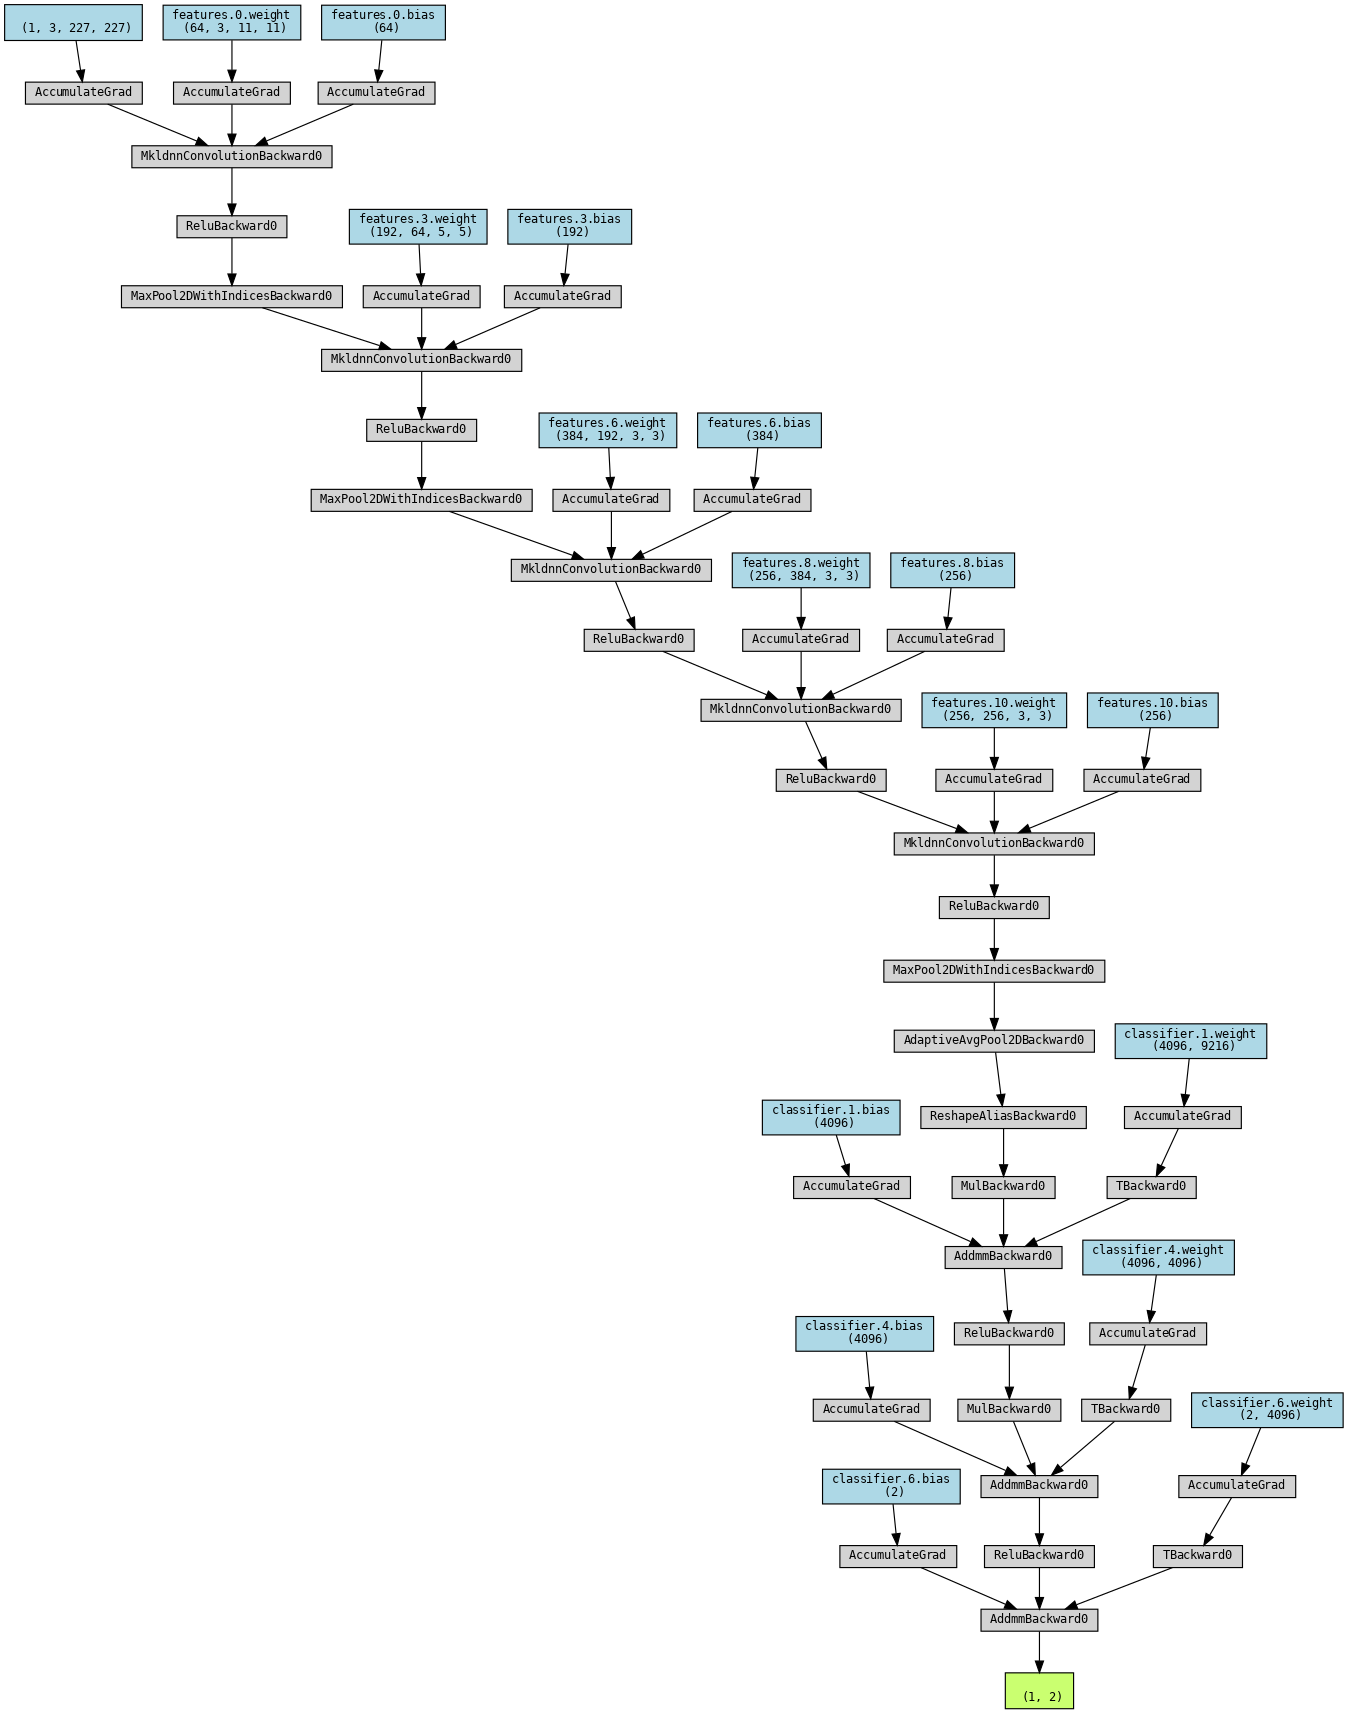

Here is the Python script that generated this plot:
# sudo apt-get install graphviz
# pip install torchviz
# 模型结构可视化
import torch
from torch import nn
from torchviz import make_dot, make_dot_from_trace
import torchvision.models as models

model = models.alexnet(pretrained=True)
# print(model)
num_features = model.classifier[6].in_features
# 把alexnet变成二分类
model.classifier[6] = nn.Linear(num_features, 2)
print(model)

x = torch.randn(1, 3, 227, 227).requires_grad_(True)
y = model(x)

vis_graph = make_dot(y, params=dict(model.named_parameters()))
# 指定文件生成的文件夹
vis_graph.directory="/data/fdiao/learning/deep-learning-for-image-processing-OD/pytorch_object_detection/R-CNN/py"
# 指定文件生成的格式
vis_graph.format="png"
vis_graph.render("model_viz", view=True)
